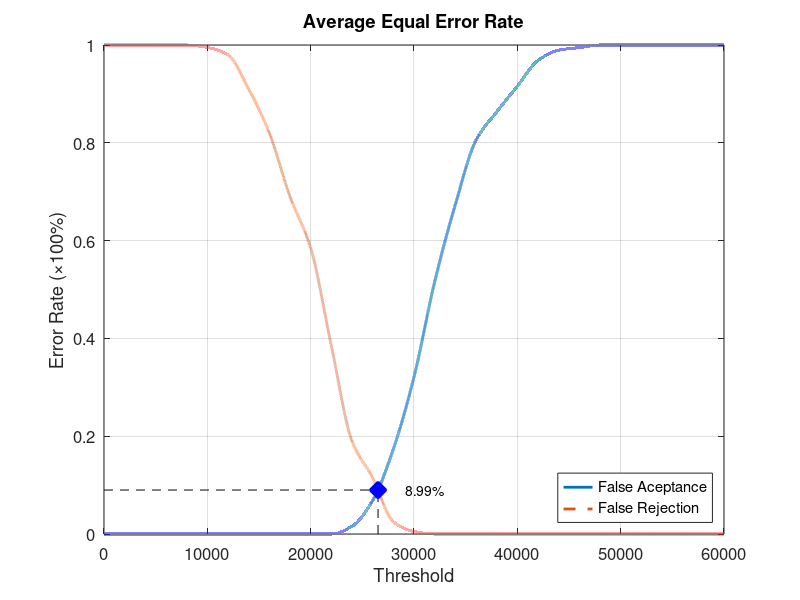
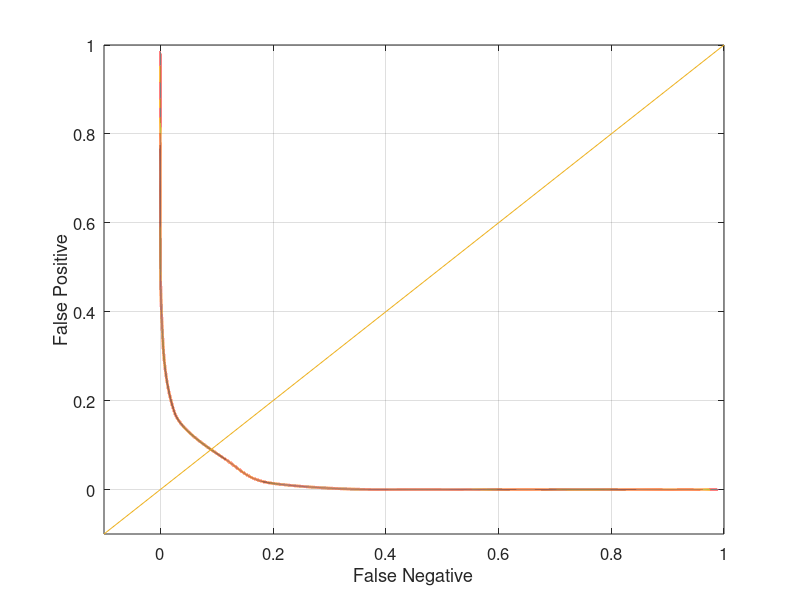

MATLAB code for these plots, in order:
function yEER = Database3_4
close all;
clear;
clc;
x = 0:2000:60000;
xq = 0:0.5:60000;

y0 = [0 0 0 0 0 0 0 0 0 0 0 0 0.0157895 0.0684211 0.173684 0.321053 0.515789 0.673684 0.805263 0.863158 0.915789 0.968421 0.989474 0.994737 1 1 1 1 1 1 1];
yy0 = interp1(x, y0, xq, 'pchip');
y1 = [1 1 1 1 1 0.995 0.98 0.91 0.82 0.69 0.585 0.385 0.19 0.115 0.025 0.005 0 0 0 0 0 0 0 0 0 0 0 0 0 0 0];
yy1 = interp1(x, y1, xq, 'pchip');

% Calculating EER: 
y2 = abs(y0 - y1);
find(y2 == min(y2))
yy2 = abs(yy0 - yy1);
xEER = find(yy2 == min(yy2));
xEERIndex = xq(xEER) % X-axis EER
yEER = yy0(xEER) % Y-axis EER

main = figure
plot(xq, yy0,'-','LineWidth', 2);	hold on
plot(xq, yy1,'--','LineWidth', 2);	hold on
plot([xEERIndex xEERIndex], [0 yEER], 'k--');	hold on
plot([0 xEERIndex], [yEER yEER], 'k--');	hold on
plot(xEERIndex, yEER, 'bx', 'LineWidth', 10);	hold on
text(xEERIndex + 10 * xEERIndex / 100, yEER, [num2str(round((10000 * yEER)) / 100) '%'])
legend('False Aceptance', 'False Rejection', 'Location', 'SouthEast')
xlabel('Threshold')
ylabel('Error Rate (\times100%)')
title('Average Equal Error Rate')
set(gca, 'FontSize', 12)
axis([0 60000 0 1])
grid on

print(main, 'Database3_4Main', '-dpng');
FNRxFPR = figure('Color', [1 1 1]);
plot(yy1, yy0, '-', yy1, yy0, 'LineWidth', 2);
hold on
y = -0.1:0.1:1
plot(y, y); 
set(gca, 'FontSize', 12)
xlabel('False Negative')
ylabel('False Positive')
axis([-0.1 1 -0.1 1])
set(gca, 'FontSize', 12)
grid on

print(FNRxFPR, 'Database3_4FNRxFPR','-dpng');
end
